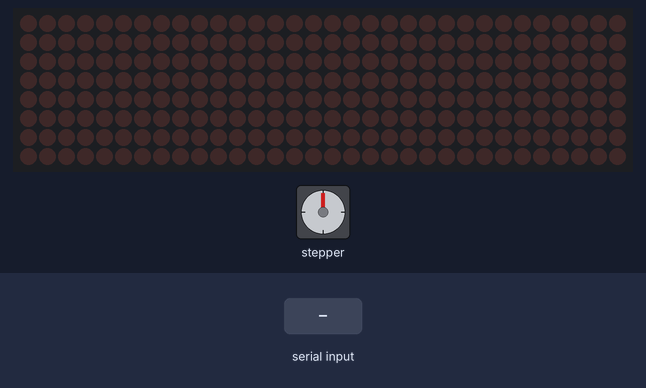
This sketch was run on a simulated Arduino Uno, built with avr-gcc and run on an emulated ATmega328P. On the bench: 32×8 LED matrix, stepper motor. The inputs (shaded band) are chosen by the test bench. Stepper angles assume 200 steps per turn.

Above: at 1.2 s.
1.3 s: "arrow\n" received over Serial
At 2.5 s:
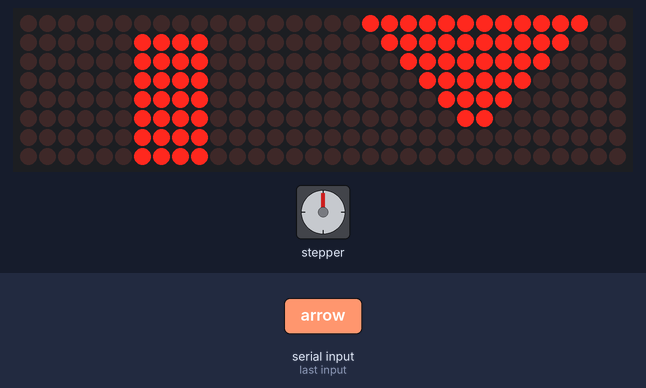
2.8 s: "normal\n" received over Serial
At 4.0 s:
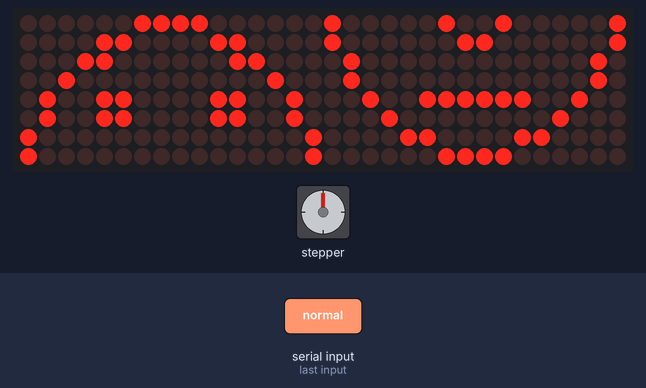
4.3 s: "smile\n" received over Serial
At 5.1 s:
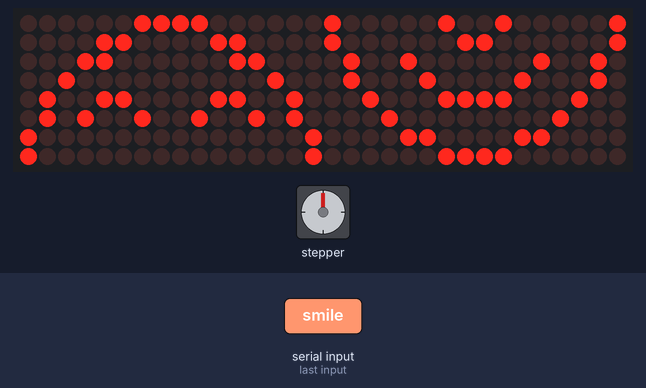
5.8 s: "frawn\n" received over Serial
At 6.1 s:
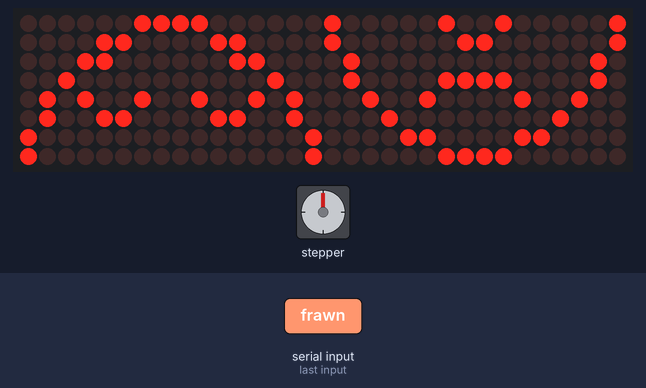
7.3 s: "CW\n" received over Serial
At 7.49 s:
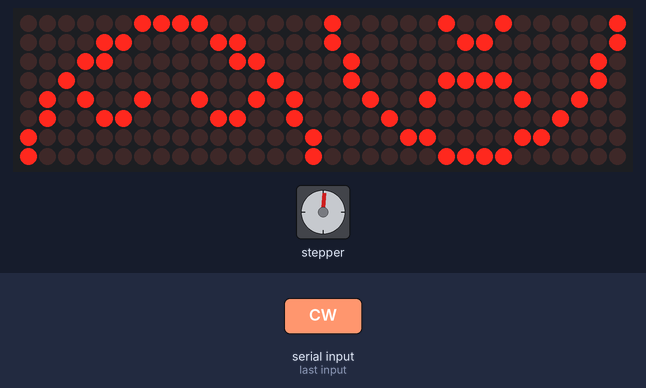
10.3 s: "default\n" received over Serial
Timing chart, 0 to 15.8 s (numbered marks = the images above; inputs shaded):
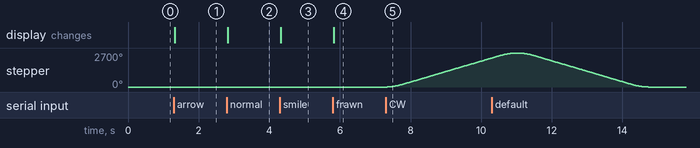

The sketch:

ArduinoRaspi-SerialCom-Final.ino
```cpp
 /* Example sketch to control a stepper motor with TB6600 stepper motor driver, AccelStepper library and Arduino: acceleration and deceleration. More info: https://www.makerguides.com */

// Include the AccelStepper library:
#include <AccelStepper.h>
//Include the LedControl Library:
#include <LedControl.h>

// Define stepper motor connections and motor interface type. Motor interface type must be set to 1 when using a driver:
String command;
#define dirPin 9
#define stepPin 12
#define motorInterfaceType 1

// Define MAX7219 dot matrix connections:
int din=11;
int cs =10;
int clk=13;
int led=4;

LedControl Ic=LedControl(din,clk,cs,led);

// Create a new instance of the AccelStepper class:
AccelStepper stepper = AccelStepper(motorInterfaceType, stepPin, dirPin);
// Create a new instance of ledControl class:

void setup() {
  //Serial Communication with Raspberry Pi
  Serial.begin(9600);
  // Set the maximum speed and acceleration:
  stepper.setMaxSpeed(500);
  stepper.setAcceleration(1000);

  // Set your MAX7219
  Ic.shutdown(0,false); //The MAX72XX is in power-saving mode on startup
  Ic.shutdown(1,false);
  Ic.shutdown(2,false);
  Ic.shutdown(3,false);

  Ic.setIntensity(0,15); // Set the brightness to maximum value
  Ic.setIntensity(1,15);
  Ic.setIntensity(2,15);
  Ic.setIntensity(3,15);

  //Ic.clearDisplay(0);
  //Ic.clearDisplay(1);
  //Ic.clearDisplay(2);
 // Ic.clearDisplay(3);

// and clear the display

}

void loop() {
   if (Serial.available() > 0)
    command = Serial.readStringUntil('\n');
    command.trim();
    if (command.equals("CW")){
    // Set the target position:
    stepper.moveTo(1500);
    // Run to target position with set speed and acceleration/deceleration:
    stepper.runToPosition();
    }if (command.equals("default")){
    //Move back to zero:
    stepper.moveTo(0);
    // Run to target position with set speed and acceleration/deceleration:
    stepper.runToPosition();
    }if (command.equals("CCW")){
     // Set the target position:
    stepper.moveTo(-1500);
    // Run to target position with set speed and acceleration/deceleration:
    stepper.runToPosition();
    }if (command.equals("arrow")){
    byte arrow0[]={B11111100,B11111000,B11110000,B11100000,B11000000,B10000000,B00000000,B00000000};
    byte arrow1[]={B00111111,B00011111,B00001111,B00000111,B00000011,B00000001,B00000000,B00000000};
    byte arrow2[]={B00000000,B11000000,B11000000,B11000000,B11000000,B11000000,B11000000,B11000000};
    byte arrow3[]={B00000000,B00000011,B00000011,B00000011,B00000011,B00000011,B00000011,B00000011};

    printByte0(arrow0);
    printByte1(arrow1);
    printByte2(arrow2);
    printByte3(arrow3);

    }if (command.equals("normal")){
    byte normal0[]={B01000001,B10000001,B00000010,B00000010,B11100100,B00001000,B00110000,B11000000};
    byte normal1[]={B10000010,B10000001,B01000000,B01000000,B00100111,B00010000,B00001100,B00000011};
    byte normal2[]={B11000000,B00110000,B00011000,B00000100,B00110010,B00110010,B00000001,B00000001};
    byte normal3[]={B00000011,B00001100,B00011000,B00100000,B01001100,B01001100,B10000000,B10000000};

    printByte0(normal0);
    printByte1(normal1);
    printByte2(normal2);
    printByte3(normal3);

    }if (command.equals("smile")){
    byte smile0[]={B01000001,B10000001,B00010010,B00100010,B11000100,B00001000,B00110000,B11000000};
    byte smile1[]={B10000010,B10000001,B01001000,B01000100,B00100011,B00010000,B00001100,B00000011};
    byte smile2[]={B11000000,B00110000,B00011000,B00000100,B00110010,B01001010,B00000001,B00000001};
    byte smile3[]={B00000011,B00001100,B00011000,B00100000,B01001100,B01010010,B10000000,B10000000};

    printByte0(smile0);
    printByte1(smile1);
    printByte2(smile2);
    printByte3(smile3);

    }if (command.equals("frawn")){
    byte frawn0[]={B01000001,B10000001,B00000010,B11000010,B00100100,B00001000,B00110000,B11000000};
    byte frawn1[]={B10000010,B10000001,B01000000,B01000011,B00100100,B00010000,B00001100,B00000011};
    byte frawn2[]={B11000000,B00110000,B00011000,B00000100,B01001010,B00110010,B00000001,B00000001};
    byte frawn3[]={B00000011,B00001100,B00011000,B00100000,B01010010,B01001100,B10000000,B10000000};

    printByte0(frawn0);
    printByte1(frawn1);
    printByte2(frawn2);
    printByte3(frawn3);

    }
}
void printByte0(byte character []){
int i = 0;
for(i=0;i<8;i++){
  Ic.setRow(0,i,character[i]);
}
}

void printByte1 (byte character []) {
int i = 0;
for(i=0;i<8;i++){
  Ic.setRow(1,i,character[i]);
}
}

void printByte2(byte character []){
int i = 0;
for(i=0;i<8;i++)
{
  Ic.setRow(2,i,character[i]);
}
}
void printByte3(byte character []){
int i = 0;
for(i=0;i<8;i++) {
Ic.setRow(3,i,character[i]);
}
}
```

Measured:
- after the input at 1.3 s, the display: changes at once (image 1)
- after the input at 2.8 s, the display: changes at once (image 2)
- after the input at 4.3 s, the display: changes at once (image 3)
- after the input at 5.8 s, the display: changes at once (image 4)
- after the input at 7.3 s, stepper: keeps turning clockwise at about 780°/s, starting at once
